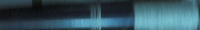
#> input picture data/kir/-1/1599292014.3620813.jpg, 200 x 30 px, given in place of 1599051453.3101153.jpg, which was not available
$ python seg.py
#> lines starting #> are read from the running program, lines starting #| are printed output that depends on the picture; pictures that were not available may be replaced by others from this repository, and a replacement may not be noted
import cv2
import numpy as np
import os
from sklearn.cluster import KMeans

kmeans = KMeans(n_clusters=3, random_state=0)

# print(os.listdir("./data/kir"))


# img = cv2.imread("./data/kir/"+os.listdir("./data/kir")[10])
img = cv2.imread("./data/kir/"+"1599051453.3101153.jpg")
#> img is the input picture: shape (30, 200, 3); mean B, G, R 94.6, 83.7, 53.9
h,s,v = cv2.split(img)
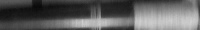
#> h: shape (30, 200); min 8, max 208, mean 94.6
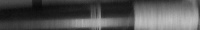
#> s: shape (30, 200); min 8, max 194, mean 83.7
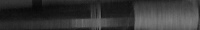
#> v: shape (30, 200); min 8, max 126, mean 53.9
# X = np.ravel(h)

# print(X.shape)
X = h
# X = h.reshape((1,h.shape[0],h.shape[1]))
X = h.flatten()
#> X = 6000 values, max 208 at index 4590, min 8 at index 1439, mean 94.64

print(X.shape)
#| (6000,)

#> (the run stopped early here; a loop or call above may not have finished)

$ run again, on data/kir/0/1599292437.4908102.jpg
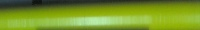
#> input picture data/kir/0/1599292437.4908102.jpg, 200 x 30 px, given in place of 1599051453.3101153.jpg, which was not available
#> img is the input picture: shape (30, 200, 3); mean B, G, R 40.8, 149, 119.9
#> `h,s,v = cv2.split(img)`:
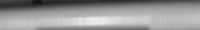
#> s: shape (30, 200); min 18, max 238, mean 149
#> `h,s,v = cv2.split(img)`:
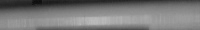
#> v: shape (30, 200); min 12, max 188, mean 119.9
#> X = 6000 values, max 172 at index 4094, min 0 at index 5957, mean 40.78
#| (6000,)

$ run again, on data/kir/0/1599292559.8887198.jpg
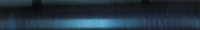
#> input picture data/kir/0/1599292559.8887198.jpg, 200 x 30 px, given in place of 1599051453.3101153.jpg, which was not available
#> img is the input picture: shape (30, 200, 3); mean B, G, R 63.5, 51.4, 35.1
#> `h,s,v = cv2.split(img)`:
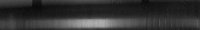
#> s: shape (30, 200); min 9, max 177, mean 51.4
#> `h,s,v = cv2.split(img)`:
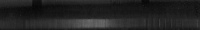
#> v: shape (30, 200); min 7, max 106, mean 35.1
#> X = 6000 values, max 211 at index 4501, min 9 at index 1236, mean 63.47
#| (6000,)
